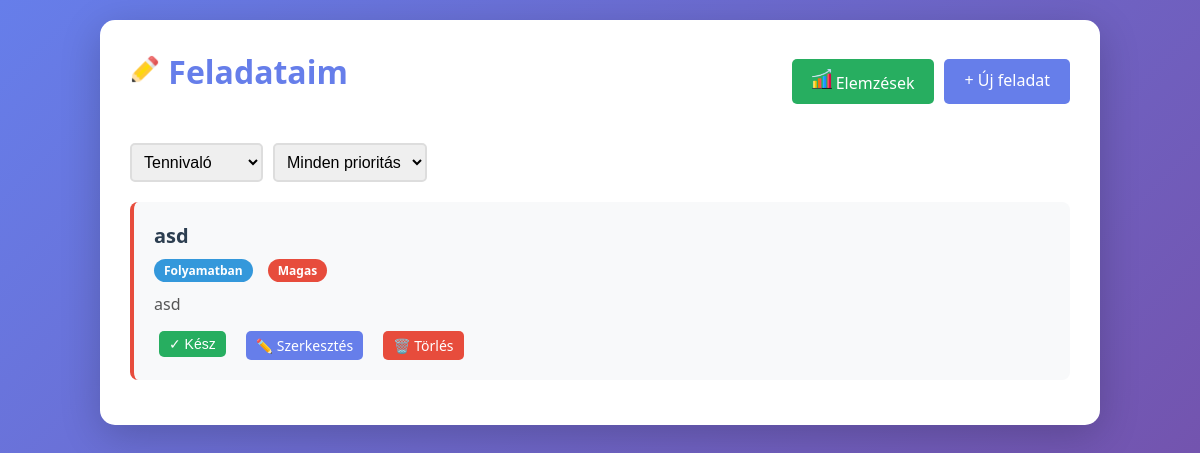
/, run on an earlier commit of the app's database.
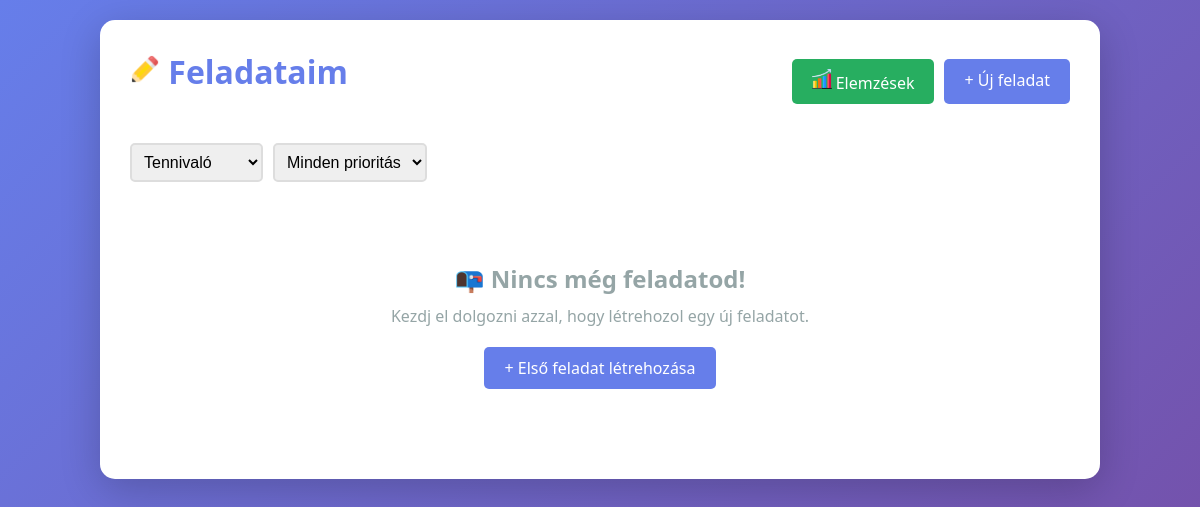
And on a later commit of the database.
### tasks/models.py (models this page shows, shortened)
class Task(models.Model):
    PRIORITY_CHOICES = [
        ('low', 'Alacsony'),
        ('medium', 'Közepes'),
        ('high', 'Magas')
    ]
    STATUS_CHOICES = [
        ('todo', 'Tennivaló'),
        ('in_progress', 'Folyamatban'),
        ('done', 'Kész'),
    ]
    title = models.CharField(max_length=200, verbose_name='Cím')
    description = models.TextField(blank=True, verbose_name='Leírás')
    priority = models.CharField(max_length=10, choices=PRIORITY_CHOICES, default='medium', verbose_name='Prioritás')
    status = models.CharField(max_length=20, choices=STATUS_CHOICES, default='todo', verbose_name='Státusz')
    deadline = models.DateTimeField(null=True, blank=True, verbose_name='Határidő')
    createdat= models.DateTimeField(auto_now_add=True, verbose_name='Létrehozva')
    updatedat= models.DateTimeField(auto_now=True, verbose_name='Módosítva')
    class Meta:
        ordering = ['-createdat']
        verbose_name = 'Feladat'
        verbose_name_plural = 'Feladatok'

### tasks/views.py (the view)
# urls.py: path('', views.task_list, name='task_list'),
def task_list(request):
    tasks = Task.objects.all()
    status_filter = request.GET.get('status')
    if status_filter:
        tasks = tasks.filter(status=status_filter)
    priority_filter = request.GET.get('priority')
    if priority_filter:
        tasks = tasks.filter(priority=priority_filter)
    now = timezone.now()
    for task in tasks:
        if task.deadline and task.status != 'done':
            if task.deadline < now:
                task.deadline_status = 'overdue'
            elif task.deadline < now + timedelta(hours=24):
                task.deadline_status = 'soon'
            else:
                task.deadline_status = 'ok'
        else:
            task.deadline_status = None
    context = {
        'tasks': tasks,
        'status_filter': status_filter,
        'priority_filter': priority_filter,
    }
    return render(request, 'tasks/task_list.html', context)

### tasks/templates/tasks/task_list.html (shortened to what this page needs)
{% extends 'tasks/base.html' %}
{% load static %}
{% block content %}
<div class="header">
    <link rel="stylesheet" href="{% static 'tasks/css/task_list.css' %}" />
    <h1><img src="{% static 'tasks/images/pencil.png' %}" alt="Logo"  style="width: 30px; height: 30px;"> Feladataim</h1>
    <div style="display: flex; gap: 10px;">
        <a href="{% url 'task_analytics' %}" class="btn" style="background: #27ae60;"><img src="{% static 'tasks/images/increase.png' %}" alt="Logo"  style="width: 20px; height: 20px;"> Elemzések</a>
        <a href="{% url 'task_create' %}" class="btn">+ Új feladat</a>
    </div>
</div>
<div class="filters">
    <form method="get" style="display: flex; gap: 10px; margin: 0;">
        <select name="status" onchange="this.form.submit()">
            <option value="todo" {% if status_filter == 'todo' %}selected{% endif %}>Tennivaló</option>
        </select>
        <select name="priority" onchange="this.form.submit()">
            <option value="">Minden prioritás</option>
        </select>
    </form>
</div>
{% if tasks %}
    {% for task in tasks %}
    <div class="task-card {% if task.status == 'done' %}done{% elif task.deadline_status == 'overdue' %}overdue{% else %}{{ task.priority }}{% endif %}">
        <div class="task-header">
            <h3 class="task-title {% if task.status == 'done' %}done{% endif %}">
                {{ task.title }}
            </h3>
        </div>
        <div class="task-meta">
            <span class="badge badge-status">{{ task.get_status_display }}</span>
            <span class="badge badge-priority {{ task.priority }}">{{ task.get_priority_display }}</span>
        </div>
        {% if task.description %}
        <div class="task-description">
            {{ task.description }}
        </div>
        {% endif %}
        <div class="task-actions">
            <form method="post" action="{% url 'task_toggle' task.pk %}" style="display: inline; margin: 0;">
                {% if task.status == 'done' %}
                <button type="submit" class="btn btn-small">↩️ Újra megnyitás</button>
                {% else %}
                <button type="submit" class="btn btn-success btn-small">✓ Kész</button>
                {% endif %}
            </form>
            <a href="{% url 'task_update' task.pk %}" class="btn btn-small">✏️ Szerkesztés</a>
            <a href="{% url 'task_delete' task.pk %}" class="btn btn-danger btn-small">🗑️ Törlés</a>
        </div>
    </div>
    {% endfor %}
{% else %}
    <div class="empty-state">
        <h2>📭 Nincs még feladatod!</h2>
        <p>Kezdj el dolgozni azzal, hogy létrehozol egy új feladatot.</p>
        <a href="{% url 'task_create' %}" class="btn" style="margin-top: 20px;">+ Első feladat létrehozása</a>
    </div>
{% endif %}
{% endblock %}

What changed in the data, as far as the page shows it:
removed Task: title "asd", status "Folyamatban", priority "Magas", description "asd", shows "✓ Kész"
Also different on the page:
text now shown: "📭 Nincs még feladatod! Kezdj el dolgozni azzal, hogy létrehozol egy új feladatot. + Első feladat létrehozása"
